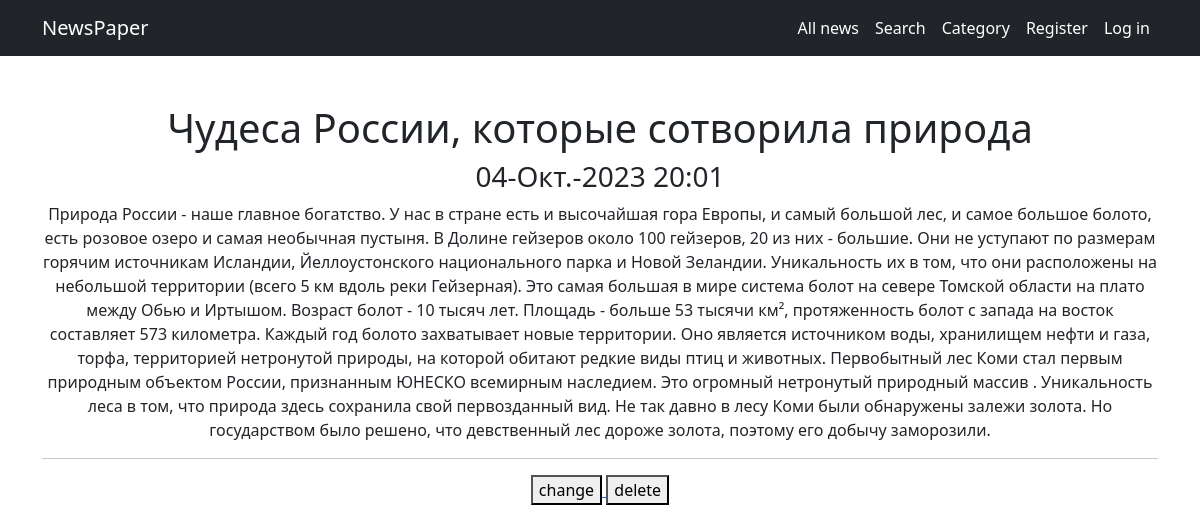
/2, run on the app's committed database.
### news/models.py (models this page shows, shortened)
class Post(models.Model):
    NEWS = 'NW'
    ARTICLE = 'AR'
    TYPE_CHOICES = (
        (NEWS, 'Новость'),
        (ARTICLE, 'Статья')
    )
    type = models.CharField(max_length = 2, choices = TYPE_CHOICES, default = NEWS)
    timePost = models.DateTimeField(auto_now_add=True)
    title = models.CharField(max_length = 255)
    textPost = models.TextField()
    ratingPost = models.IntegerField(default=0)
    author = models.ForeignKey(Author, on_delete=models.CASCADE)
    category = models.ManyToManyField(Category, through='PostCategory')

### news/views.py (the view)
# urls.py: path('<int:pk>', PostDetail.as_view(), name='new_s'),
class PostDetail(DetailView):
    model = Post
    template_name = 'details_news.html'
    context_object_name = 'new_s'

### news/templatetags/custom_filters.py (called while the page is built)
@register.filter(name='censor')
def censor(text):
    forbidden_vocabulary = ['nba']
    for i in forbidden_vocabulary:
        text = text.replace(i, '<abn>')
        text = text.replace(i.upper(), '<abn>')
    return text

### templates/details_news.html (shortened to what this page needs)
{% extends 'default.html' %}
{% load custom_filters %}
{% block content %}
<h1>{{ new_s.title|censor }}</h1>
<h3>{{ new_s.timePost|date:'d-N-Y H:i' }}</h3>
<p>{{ new_s.textPost|censor }}</p>
<hr>
<a href="{% url 'post_update' new_s.id %}">
    <button>change</button>
</a>
<a href="{% url 'post_delete' new_s.id %}">
    <button>delete</button>
</a>
{% endblock content %}

### data on the page
Post: title|censor "Чудеса России, которые сотворила природа", timePost "04-Окт.-2023 20:01", textPost|censor "Природа России - наше главное богатство. У нас в стране есть и высочайшая гора Европы, и самый большой лес, и самое большое болото, есть розовое озеро и самая необычная пустыня. В Долине гейзеров около 100 гейзеров, 20 из них - большие. Они не уступают по размерам горячим источникам Исландии, Йеллоустонского национального парка и Новой Зеландии. Уникальность их в том, что они расположены на небольшой территории (всего 5 км вдоль реки Гейзерная). Это самая большая в мире система болот на севере Томской области на плато между Обью и Иртышом. Возраст болот - 10 тысяч лет. Площадь - больше 53 тысячи км², протяженность болот с запада на восток составляет 573 километра. Каждый год болото…"
